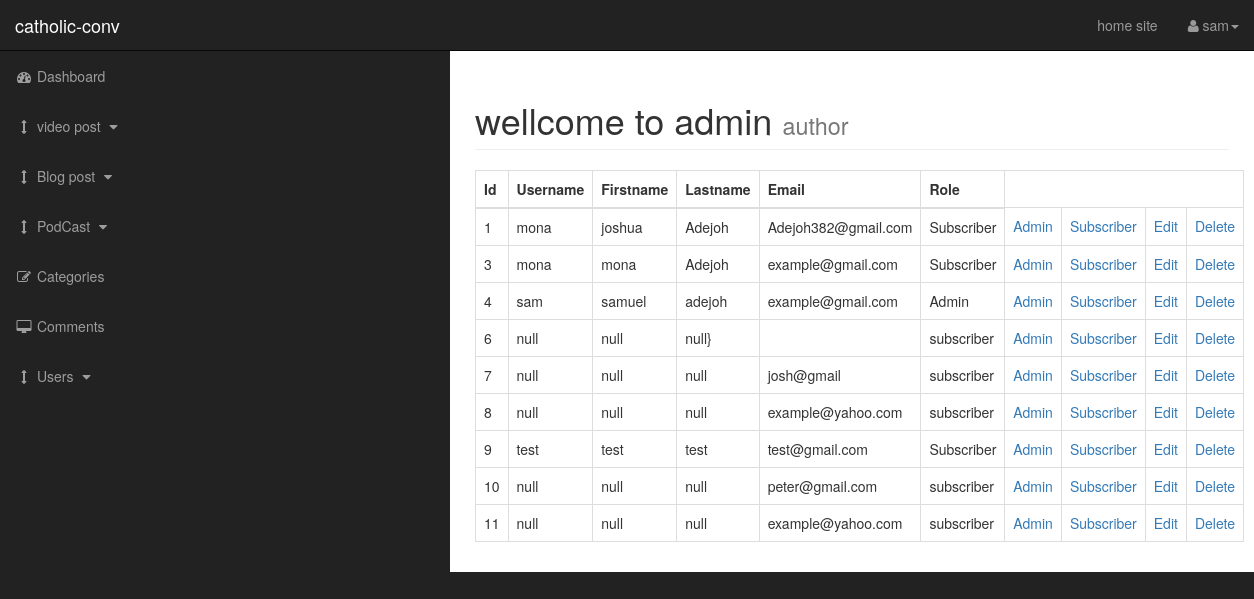
/admin/users.php (signed in), run on the app's committed database.
### tables this page shows
CREATE TABLE `users` (
  `user_id` int(3) NOT NULL,
  `user_firstName` varchar(255) NOT NULL,
  `user_lastName` varchar(255) NOT NULL,
  `User_name` varchar(255) NOT NULL,
  `user_role` varchar(255) NOT NULL,
  `user_email` varchar(255) NOT NULL,
  `user_password` varchar(255) NOT NULL,
  `randSalt` varchar(255) NOT NULL
);

### admin/includes/view_all_users.php (the view, shortened to what this page needs)
<table class="table table-bordered table-hover">
    <thead>
    <tr>
        <th>Id</th>
        <th>Username</th>
        <th>Firstname</th>
        <th>Lastname</th>
        <th>Email</th>
        <th>Role </th>
    </tr>
    </thead>
    <tbody>
    <?php
    $query = 'SELECT * FROM users';
    $select_users = mysqli_query($connection, $query);
    while ($row = mysqli_fetch_assoc($select_users)){
        $user_id = $row['user_id'];
        $User_name = $row['User_name'];
        $user_firstName = $row['user_firstName'];
        $user_lastName = $row['user_lastName'];
        $user_email = $row['user_email'];
        $user_role = $row['user_role'];
        echo "<tr>";
        echo"<td>$user_id</td>";
        echo"<td>$User_name</td>";
        echo"<td>$user_firstName</td>";
        echo"<td>$user_lastName</td>";
        echo"<td>$user_email</td>";
        echo"<td>$user_role</td>";
        echo"<td><a href='users.php?change_to_admin={$user_id}'>Admin</a></td>";
        echo"<td><a href='users.php?change_to_sub={$user_id}'>Subscriber</a></td>";
        echo"<td><a href='users.php?source=edit_user&edit_user={$user_id};'>Edit</a></td>";
        echo"<td><a href='users.php?delete={$user_id};'>Delete</a></td>";
        echo"</tr>";
    }
    ?>
    </tbody>
</table>

### admin/css/sb-admin.css (style rules this page uses)
body { margin-top: 100px; background-color: #222; }
@media (min-width:768px) { body { margin-top: 50px; } }

### data on the page
users: user_id "1", User_name "mona", user_firstName "joshua", user_lastName "Adejoh", user_email "Adejoh382@gmail.com", user_role "Subscriber"
users: user_id "3", User_name "mona", user_firstName "mona", user_lastName "Adejoh", user_email "example@gmail.com", user_role "Subscriber"
users: user_id "4", User_name "sam", user_firstName "samuel", user_lastName "adejoh", user_email "example@gmail.com", user_role "Admin"
users: user_id "6", User_name "null", user_firstName "null", user_lastName "null}", user_role "subscriber"
users: user_id "7", User_name "null", user_firstName "null", user_lastName "null", user_email "josh@gmail", user_role "subscriber"
users: user_id "8", User_name "null", user_firstName "null", user_lastName "null", user_email "example@yahoo.com", user_role "subscriber"
users: user_id "9", User_name "test", user_firstName "test", user_lastName "test", user_email "test@gmail.com", user_role "Subscriber"
users: user_id "10", User_name "null", user_firstName "null", user_lastName "null", user_email "peter@gmail.com", user_role "subscriber"
users: user_id "11", User_name "null", user_firstName "null", user_lastName "null", user_email "example@yahoo.com", user_role "subscriber"

### other printed values
$_SESSION['User_name'] "sam"
